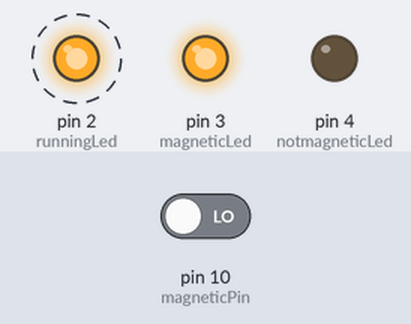
Simulated run of this sketch. Board: Arduino Uno, built with avr-gcc and run on an emulated ATmega328P. On the bench: output pins drawn as LEDs (lit = HIGH). Dashed ring = blinking. The inputs (shaded band) are chosen by the test bench; at power-on: pin 10 (magneticPin) LOW.

Above: at 2.8 s.
2.9 s: pin 10 (magneticPin) driven HIGH
At 3.5 s:
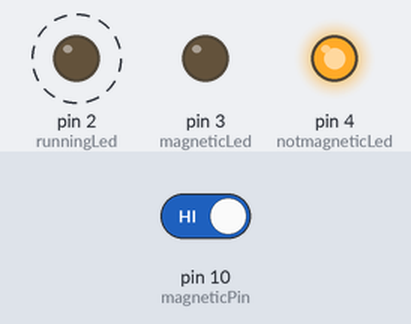
6.5 s: pin 10 (magneticPin) driven LOW
At 7.5 s:
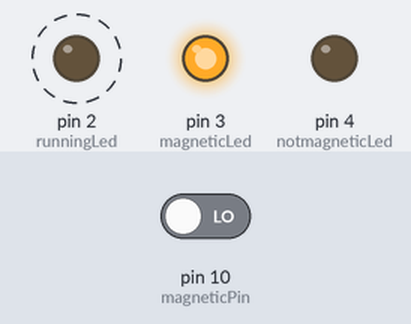
Timing chart, 0 to 16.6 s (numbered marks = the images above; inputs shaded):
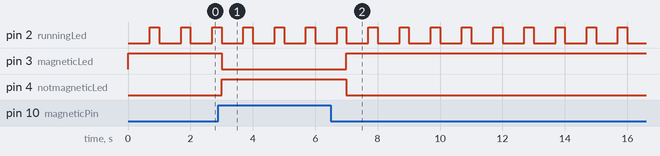

Measured:
- after the input at 2.9 s, pin 3 (magneticLed): HIGH → LOW after 0.10 s; pin 4 (notmagneticLed): LOW → HIGH after 0.10 s
- after the input at 6.5 s, pin 3 (magneticLed): LOW → HIGH after 0.50 s; pin 4 (notmagneticLed): HIGH → LOW after 0.50 s
- by itself, pin 2 (runningLed): alternates HIGH for 0.30 s and LOW for 0.70 s

The sketch:

Light_State.ino
```cpp
int runningLed =2; //Light to show robot is running
int magneticLed =3; //Light to show waste is magnetic
int notmagneticLed = 4; //Light to show waste is not magnetic
int magneticPin = 10; //Pin to detect magenetic


void setup() {
  pinMode(runningLed, OUTPUT); //Set Pin2 as output
  pinMode(magneticLed, OUTPUT); //Set Pin3 as output
  pinMode(notmagneticLed, OUTPUT); //Set Pin4 as output
  pinMode(magneticPin, INPUT); // Set Pin10 as input
}

// create a function that turns off several leds 0.0 - like turnoff(runningLed,magneticLed,notmagneticLed) . Ngl this is kinda extra .......
template <typename T>
void turnoffLed(T firstLedname){
  digitalWrite(firstLedname, HIGH);
}

template <typename T,typename... Args>
void turnoffLed(T firstLedname,Args... args) {
  digitalWrite(firstLedname, HIGH);
  turnoffLed(args...);
}


void loop() {

  //while (true){

    int magneticOutput = digitalRead(magneticPin); //to read if the magnetic sensors has an output

    Serial.print(magneticOutput);


    // ALSO need to add a parameter like if the pickup / servo is going then to start detecting magnetic output as if the servo hasnt picked up anything this doesnt need to run (ngl so what)

    if (magneticOutput == HIGH) {
      digitalWrite(notmagneticLed, HIGH);
      digitalWrite(magneticLed, LOW); // Turn on magnetic waste LED
    }
    else {
      digitalWrite(magneticLed, HIGH);
      digitalWrite(notmagneticLed, LOW); // Turn on non-magnetic waste LED
    }

    //this makes the runningLed flash :) while the others dont
    digitalWrite(runningLed, LOW);
    delay(700);
    digitalWrite(runningLed, HIGH);
    delay(300);

    //Turning off all the led .... trust the fuction will be worth making :)
    //turnoffLed(magneticLed,notmagneticLed,runningLed);
    digitalWrite(runningLed, HIGH);


  //}
}
```
